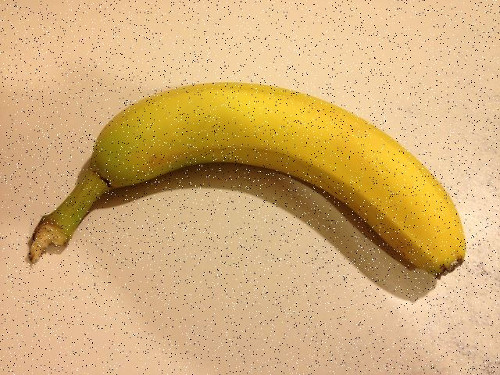
#> input picture images/bananasaltpep.jpg, 500 x 375 px
$ jupyter execute day3.ipynb
#> lines starting #> are read from the running program, lines starting #| are printed output that depends on the picture
## How to read an image? syntax:cv2.imread(path,flag)
## wher flag can be :
## cv2.IMREAD_COLOR or 1 -> for RGB image
## cv2.IMREAD_GRAYSCALE or 0 -> for black and white image
## cv2.IMREAD_UNCHANGED or -1 ->for unchange image

[cell 1]
import cv2
import numpy as np
img='images/bananasaltpep.jpg'
image=cv2.imread(img,-0)
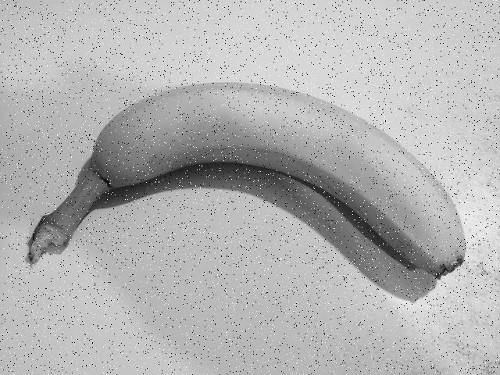
#> image: shape (375, 500); min 0, max 255, mean 179.9
cv2.imshow("image",image)
cv2.waitKey(0)
cv2.destroyAllWindows()

[cell 2]
import cv2
import numpy as np
img='images/bananasaltpep.jpg'
image=cv2.imread(img,-1)
#> image is the input picture: shape (375, 500, 3); mean B, G, R 120.3, 175.1, 211.9
img=image*100
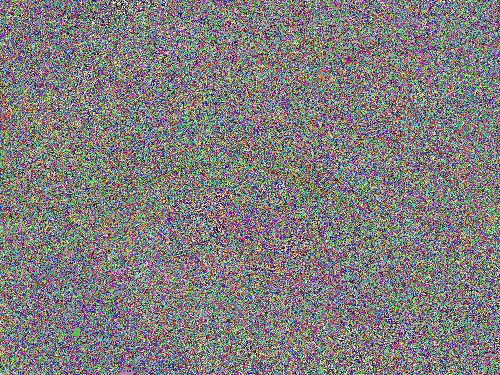
#> img: shape (375, 500, 3); mean B, G, R 125.5, 125.2, 128.2
cv2.imshow("image",img)
cv2.waitKey(0)
cv2.destroyAllWindows()
